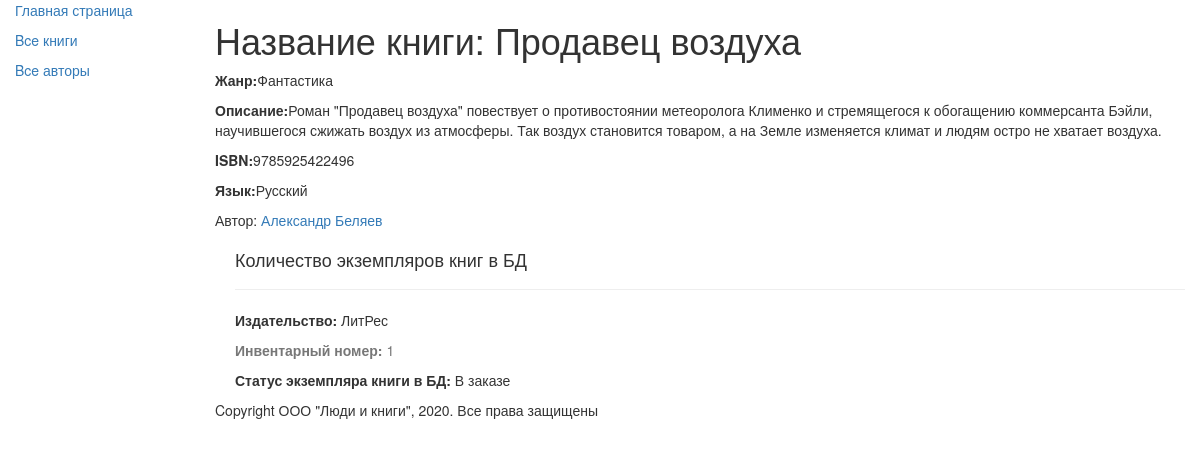
/book/5, run on the app's committed database.
### catalog/models.py (models this page shows, shortened)
class Book(models.Model):
    title    = models.CharField(max_length=150, help_text='Введите название книги', verbose_name='Название книги')
    genre    = models.ForeignKey('Genre', on_delete=models.CASCADE, help_text="Выберите жанр для книги", verbose_name="Жанр книги", null=True)
    language = models.ForeignKey('Language', on_delete=models.CASCADE, help_text="Выберите язык книги", verbose_name="Язык книги", null=True)
    author   = models.ManyToManyField('Author', help_text="Выберите автора книги", verbose_name="Автор книги")
    summary  = models.TextField(max_length=1000, help_text="Введите краткое описание книги", verbose_name="Аннотация книги")
    isbn     = models.CharField(max_length=13, help_text="Должно содержать 13 символов", verbose_name="ISBN книги")
    def display_author(self):
        return ', '.join([author.last_name for author in self.author.all()])
    display_author.short_description = 'Авторы'

class Genre(models.Model):
    name = models.CharField(max_length=200, help_text='Введите жанр книги', verbose_name='Жанр книги')
    def __str__(self):
        return self.name

class Language(models.Model):
    name = models.CharField(max_length=20, help_text='Введите язык книги', verbose_name='Язык книги')
    def __str__(self):
        return self.name

class Author(models.Model):
    first_name = models.CharField(max_length=100, help_text='Введите имя автора', verbose_name='Имя автора')
    last_name = models.CharField(max_length=100, help_text='Введите фамилию автора', verbose_name='Фамилия автора')
    date_of_birth = models.DateField(help_text='Введите дату рождения', verbose_name='Дата рождения', null=True, blank=True)
    date_of_death = models.DateField(help_text='Введите дату смерти', verbose_name='Дата смерти', null=True, blank=True)

class BookInstance(models.Model):
    book     = models.ForeignKey('Book', on_delete=models.CASCADE, null=True)
    inv_num  = models.CharField(max_length=20, null=True, help_text='Введите инвентарный номер экземпляра', verbose_name="Инвентарный номер")
    imprint  = models.CharField(max_length=200, help_text="Введите издательство и год выпуска", verbose_name="Издательство")
    status   = models.ForeignKey('Status', on_delete=models.CASCADE, null=True, help_text='Изменить состояние экземпляра', verbose_name="Статус экземпляра книги")
    due_back = models.DateField(null=True, blank=True, help_text='Введите конец срока статуса', verbose_name="Дата окончания статуса")

class Status(models.Model):
    name = models.CharField(max_length=20, help_text="Введите статус экземпляра книги", verbose_name="Статус экземпляра книги")
    def __str__(self):
        return self.name

### catalog/views.py (the view)
# urls.py: re_path(r'^book/(?P<pk>\d+)$', views.BookDetailView.as_view(), name='book-detail'),
class BookDetailView(generic.DetailView):
    model = Book

### catalog/templates/catalog/book_detail.html (shortened to what this page needs)
{% extends "catalog/base.html" %}
{% block content %}
    <h1>Название книги: {{ book.title }}</h1>
    <p><strong>Жанр:</strong>{{ book.genre }}</p>
    <p><strong>Описание:</strong>{{ book.summary }}</p>
    <p><strong>ISBN:</strong>{{ book.isbn }}</p>
    <p><strong>Язык:</strong>{{ book.language }}</p>
        {% for author in book.author.all %}
            <p>Автор: <a href="">{{ author.first_name }} {{ author.last_name }}</a></p>
        {% endfor %}
    <div style="margin-left:20px; margin-top:20px;">
        <h4>Количество экземпляров книг в БД</h4>
        {% for copy in book.bookinstance_set.all %}
        <hr>
        <p><strong>Издательство:</strong> {{ copy.imprint }}</p>
        <p class="text-muted"><strong>Инвентарный номер:</strong> {{ copy.id }}</p>
        <p><strong>Статус экземпляра книги в БД:</strong> {{ copy.status }}</p>
        {% endfor %}
    </div>
{% endblock content %}

### data on the page
Book: title "Продавец воздуха", genre "Фантастика", summary "Роман \"Продавец воздуха\" повествует о противостоянии метеоролога Клименко и стремящегося к обогащению коммерсанта Бэйли, научившегося сжижать воздух из атмосферы. Так воздух становится товаром, а на Земле изменяется климат и людям остро не хватает воздуха.", isbn "9785925422496", language "Русский"
Author: first_name "Александр", last_name "Беляев"
BookInstance: imprint "ЛитРес", id "1", status "В заказе"
